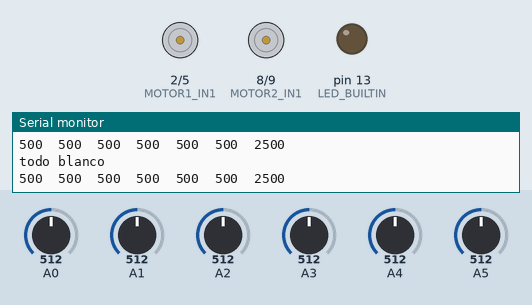
A sketch run on a simulated Arduino Uno, built with avr-gcc and run on an emulated ATmega328P. Parts: motor-driver pin pairs drawn as motors (green arrow = first pin HIGH = forward, orange = second pin HIGH = backward, longer = more drive, scaled by the enable pin), output pins drawn as LEDs (lit = HIGH), the last lines printed to the serial monitor. The inputs (shaded band) are chosen by the test bench; at power-on: A0 = 512, A1 = 512, A2 = 512, A4 = 512, A3 = 512, A5 = 512.

Above: at 12.7 s.
12.8 s: A0 set to 531
At 13.1 s:
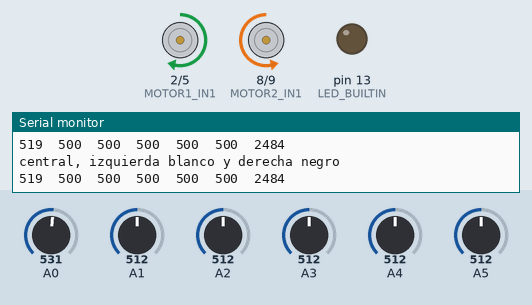
14.3 s: A1 set to 486
At 14.9 s:
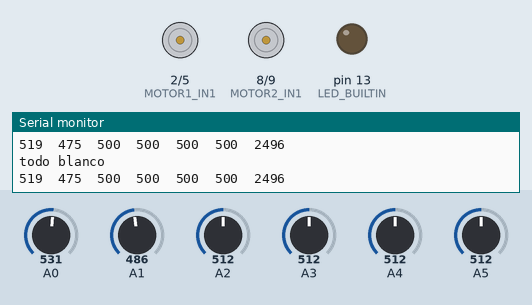
17.3 s: A2 set to 526
At 17.8 s:
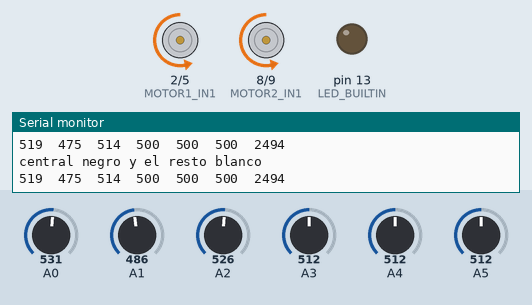
18.8 s: A4 set to 716
At 19.2 s:
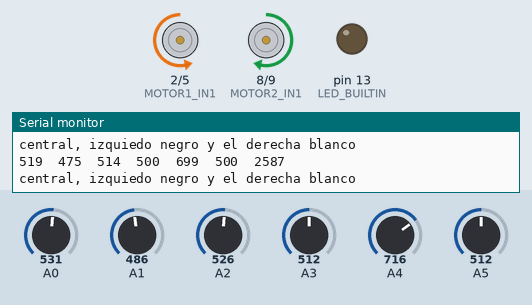
20.3 s: A3 set to 490
22.0 s: A5 set to 306
At 23.2 s:
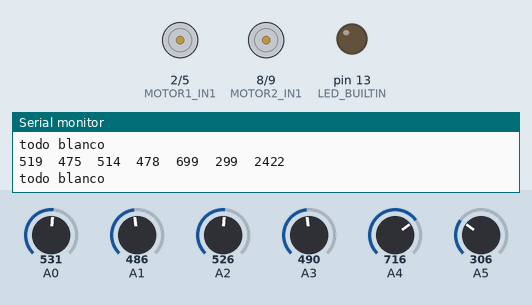
Timing chart, 0 to 24.5 s (numbered marks = the images above; inputs shaded):
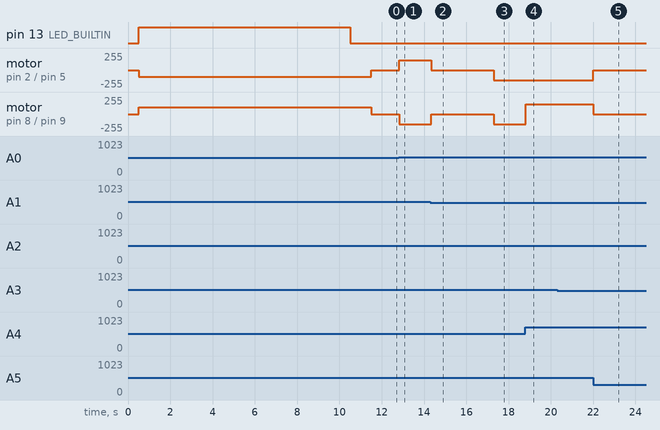

Measured:
- the behaviour switches between 513 and 514 on A0 (found by bisection; images 0 and 1)
- the behaviour switches between 495 and 494 on A1 (found by bisection; images 1 and 2)
- the behaviour switches between 513 and 514 on A2 (found by bisection; images 2 and 3)
- after the input at 12.8 s, motor on pin 2 (MOTOR1_IN1) / pin 5 (MOTOR1_IN2): stopped → forward 150/255 at once; motor on pin 8 (MOTOR2_IN1) / pin 9 (MOTOR2_IN2): stopped → backward 150/255 at once
- after the input at 14.3 s, motor on pin 2 (MOTOR1_IN1) / pin 5 (MOTOR1_IN2): forward 150/255 → stopped after 0.05 s; motor on pin 8 (MOTOR2_IN1) / pin 9 (MOTOR2_IN2): backward 150/255 → stopped after 0.05 s
- after the input at 17.3 s, motor on pin 2 (MOTOR1_IN1) / pin 5 (MOTOR1_IN2), motor on pin 8 (MOTOR2_IN1) / pin 9 (MOTOR2_IN2): stopped → backward 150/255 at once
- after the input at 18.8 s, motor on pin 8 (MOTOR2_IN1) / pin 9 (MOTOR2_IN2): backward 150/255 → forward 150/255 at once
- after the input at 22.0 s, motor on pin 2 (MOTOR1_IN1) / pin 5 (MOTOR1_IN2): backward 150/255 → stopped at once; motor on pin 8 (MOTOR2_IN1) / pin 9 (MOTOR2_IN2): forward 150/255 → stopped at once

The sketch:

codigoProyecto.ino
```cpp
#include <QTRSensors.h>
#define MOTOR1_ENABLE 3
#define MOTOR1_IN1 2
#define MOTOR1_IN2 5
#define MOTOR2_ENABLE 10
#define MOTOR2_IN1 8
#define MOTOR2_IN2 9


QTRSensors qtr;
bool isComment = 0;
const uint8_t SensorCount = 6;
uint16_t sensorValues[SensorCount];

void turnright(int x, int y){
   digitalWrite(MOTOR1_IN1, HIGH);
    digitalWrite(MOTOR1_IN2, LOW);
    digitalWrite(MOTOR2_IN1, LOW);
    digitalWrite(MOTOR2_IN2, HIGH);
    analogWrite(MOTOR1_ENABLE, x);
    analogWrite(MOTOR2_ENABLE, y);
}
void turnleft(int x, int y){
  digitalWrite(MOTOR1_IN1, LOW);
    digitalWrite(MOTOR1_IN2, HIGH);
    digitalWrite(MOTOR2_IN1, HIGH);
    digitalWrite(MOTOR2_IN2, LOW);
    analogWrite(MOTOR1_ENABLE, x);
    analogWrite(MOTOR2_ENABLE, y);
}
void forward(int vel){
  digitalWrite(MOTOR1_IN1, LOW);
    digitalWrite(MOTOR1_IN2, HIGH);
    digitalWrite(MOTOR2_IN1, LOW);
    digitalWrite(MOTOR2_IN2, HIGH);
    analogWrite(MOTOR1_ENABLE, vel);
    analogWrite(MOTOR2_ENABLE, vel);
}
void stops(){
  digitalWrite(MOTOR1_IN1, LOW);
    digitalWrite(MOTOR1_IN2, LOW);
    digitalWrite(MOTOR2_IN1, LOW);
    digitalWrite(MOTOR2_IN2, LOW);
    analogWrite(MOTOR1_ENABLE, 0);
    analogWrite(MOTOR2_ENABLE, 0);
}


void setup() {
   // configure the sensors
  pinMode(MOTOR1_ENABLE, OUTPUT);
  pinMode(MOTOR1_IN1, OUTPUT);
  pinMode(MOTOR1_IN2, OUTPUT);
  pinMode(MOTOR2_ENABLE, OUTPUT);
  pinMode(MOTOR2_IN1, OUTPUT);
  pinMode(MOTOR2_IN2, OUTPUT);
  qtr.setTypeAnalog();
  qtr.setSensorPins((const uint8_t[]){A0, A1, A2, A3, A4, A5}, SensorCount);

  delay(500);
  pinMode(LED_BUILTIN, OUTPUT);
  digitalWrite(LED_BUILTIN, HIGH); // turn on Arduino's LED to indicate we are in calibration mode
   turnleft(100,100);
  // analogRead() takes about 0.1 ms on an AVR.
  // 0.1 ms per sensor * 4 samples per sensor read (default) * 6 sensors
  // * 10 reads per calibrate() call = ~24 ms per calibrate() call.
  // Call calibrate() 400 times to make calibration take about 10 seconds.
  for (uint16_t i = 0; i < 400; i++)
  {
    qtr.calibrate();
  }
  digitalWrite(LED_BUILTIN, LOW); // turn off Arduino's LED to indicate we are through with calibration

  // print the calibration minimum values measured when emitters were on
  Serial.begin(9600);
  for (uint8_t i = 0; i < SensorCount; i++)
  {
    Serial.print(qtr.calibrationOn.minimum[i]);
    Serial.print(' ');
  }
  Serial.println();

  // print the calibration maximum values measured when emitters were on
  for (uint8_t i = 0; i < SensorCount; i++)
  {
    Serial.print(qtr.calibrationOn.maximum[i]);
    Serial.print(' ');
  }
  Serial.println();
  Serial.println();
  delay(1000);// put your setup code here, to run once:

}

void loop() {
    // read calibrated sensor values and obtain a measure of the line position
  // from 0 to 5000 (for a white line, use readLineWhite() instead)
  uint16_t position = qtr.readLineBlack(sensorValues);
int sensorcentral= (sensorValues[2] + sensorValues[3])/2;
// int sensorleft= (sensorValues[0]+sensorValues[1])/2;
// int sensorright= (sensorValues[4]+sensorValues[5])/2;
int sensorright= (sensorValues[0]+sensorValues[1])/2;
int sensorleft= (sensorValues[4]+sensorValues[5])/2;

  // print the sensor values as numbers from 0 to 1000, where 0 means maximum
  // reflectance and 1000 means minimum reflectance, followed by the line
  // position

int threshold = 500;
bool isScBlack = 0;
bool isSiBlack = 0;
bool isSdBlack = 0;


if  (sensorcentral > threshold) {

    isScBlack =1;
} else {
  isScBlack=0;
}

if  (sensorleft > threshold) {

    isSiBlack =1;
} else {
  isSiBlack=0;
}

if  (sensorright > threshold) {
    isSdBlack =1;
} else {
  isSdBlack=0;
}

if (isScBlack){
  if(!isSiBlack & !isSdBlack){
    forward(150);
    if (!isComment)
    Serial.println("central negro y el resto blanco");
  }
  else if (!isSiBlack & isSdBlack){
    turnright(150,150);
    if (!isComment)
    Serial.println("central, derecho negro y el izquierda blanco");
  }
  else if (isSiBlack & !isSdBlack){
    turnleft(150,150);
    if (!isComment)
    Serial.println("central, izquiedo negro y el derecha blanco");
  }
  else if (isSiBlack & isSdBlack){
    turnleft(100,100);
    delay(500);
    Serial.print("todo negro");
  }
}
else {
    if (isSiBlack & !isSdBlack){
      turnleft(150,150);
      if (!isComment)
      Serial.println("central, derecha blanco y izquieda negro");
    }
    else if (!isSiBlack & isSdBlack){
      turnright(150,150);
      if (!isComment)
      Serial.println("central, izquierda blanco y derecha negro");
    }
    else if (!isSiBlack & !isSdBlack){
      stops();
      if (!isComment)
      Serial.println("todo blanco");
    }

}


  if (!isComment){
  for (uint8_t i = 0; i < SensorCount; i++)
  {
    Serial.print(sensorValues[i]);
    Serial.print('\t');
  }
  Serial.println(position);


  }
}
```
